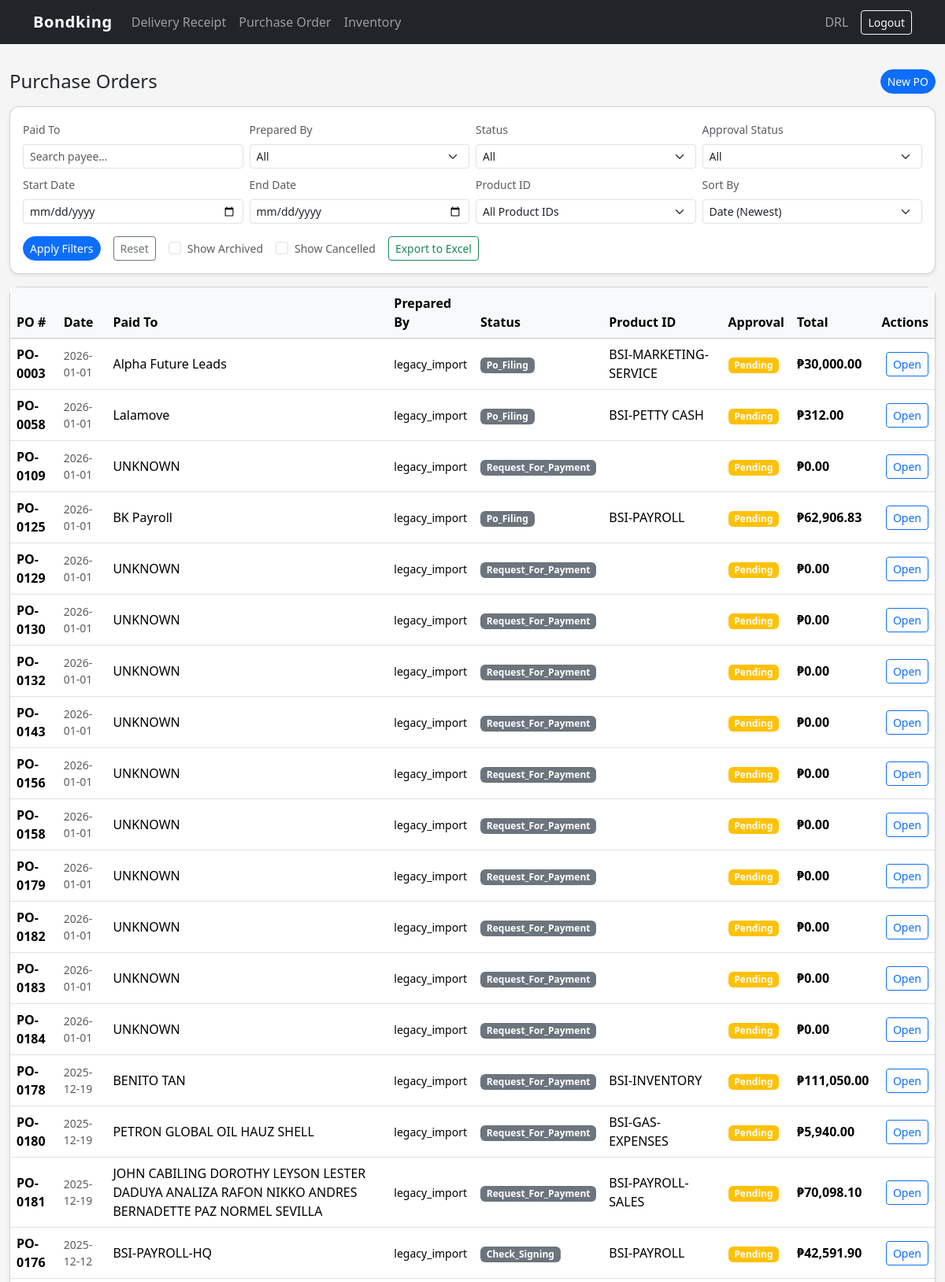
Screenshot of /po/table/ (signed in, upper part) with the database file from the repository.
### bondking_app/models.py (models this page shows, shortened)
class PurchaseOrder(models.Model):
    paid_to = models.CharField(max_length=255, help_text="Supplier name")
    address = models.TextField(help_text="Supplier address")
    date = models.DateField(default=timezone.now)
    status = models.CharField(
        max_length=30,
        choices=POStatus.choices,
        default=POStatus.REQUEST_FOR_PAYMENT,
    )
    approval_status = models.CharField(
        max_length=20,
        choices=POApprovalStatus.choices,
        default=POApprovalStatus.PENDING,
    )
    cheque_number = models.CharField(max_length=50, blank=True)
    is_archived = models.BooleanField(default=False)
    is_cancelled = models.BooleanField(default=False)
    total = models.DecimalField(max_digits=12, decimal_places=2, default=0)
    prepared_by = models.ForeignKey(
        User,
        on_delete=models.PROTECT,
        related_name="prepared_purchase_orders",
    )
    checked_by = models.ForeignKey(
        User,
        on_delete=models.PROTECT,
        related_name="checked_purchase_orders",
        null=True,
        blank=True,
        help_text="Usually Accounting Head",
    )
    approved_by = models.ForeignKey(
        User,
        on_delete=models.PROTECT,
        related_name="approved_purchase_orders",
        null=True,
        blank=True,
        help_text="Usually Top Management",
    )
    created_at = models.DateTimeField(auto_now_add=True)
    updated_at = models.DateTimeField(auto_now=True)
    po_number = models.CharField(
        max_length=20,
        unique=True,
        null=True,
        blank=True,
    )
    rfp_number = models.CharField(
        max_length=20,
        unique=True,
        blank=True,
        null=True,
    )
    product_id_ref = models.ForeignKey(
        ProductID,
        on_delete=models.PROTECT,
        null=True,
        blank=True,
        related_name="purchase_orders",
    )
    class Meta:
        ordering = ["-created_at"]

class ProductID(models.Model):
    code = models.CharField(
        max_length=50,
        unique=True,
        help_text="Product / Project / Cost Code",
    )
    description = models.CharField(
        max_length=255,
        blank=True,
    )
    is_active = models.BooleanField(default=True)
    created_at = models.DateTimeField(auto_now_add=True)

### bondking_app/views.py (the view)
# urls.py: path("po/table/", views.po_table, name="po-table"),
@login_required
def po_table(request):
    qs = (
        PurchaseOrder.objects
        .select_related("prepared_by")
    )
    show_archived = request.GET.get("show_archived") == "1"
    show_cancelled = request.GET.get("show_cancelled") == "1"
    if show_archived and show_cancelled:
        pass
    elif show_cancelled:
        qs = qs.filter(
            Q(is_cancelled=True) |
            Q(is_archived=False)
        )
    elif show_archived:
        qs = qs.filter(
            Q(is_archived=False) |
            Q(is_archived=True, is_cancelled=False)
        )
    else:
        qs = qs.filter(
            is_archived=False,
            is_cancelled=False
        )
    paid_to = request.GET.get("paid_to", "")
    prepared_by = request.GET.get("prepared_by", "")
    status = request.GET.get("status", "")
    approval_status = request.GET.get("approval_status", "")
    product_id = request.GET.get("product_id", "")
    start_date = request.GET.get("start_date", "")
    end_date = request.GET.get("end_date", "")
    sort_by = request.GET.get("sort_by", "date_desc")
    if paid_to:
        qs = qs.filter(paid_to__icontains=paid_to)
    if prepared_by.isdigit():
        qs = qs.filter(prepared_by_id=int(prepared_by))
    if product_id.isdigit():
        qs = qs.filter(product_id_ref_id=int(product_id))
    if status:
        qs = qs.filter(status=status)
    if approval_status:
        qs = qs.filter(approval_status=approval_status)
    if start_date:
        qs = qs.filter(date__gte=start_date)
    if end_date:
        qs = qs.filter(date__lte=end_date)
    SORT_OPTIONS = {
        "date_desc": "-date",
        "date_asc": "date",
        "total_desc": "-total",
        "total_asc": "total",
        "po_desc": "-po_number",
        "po_asc": "po_number",
    }
    qs = qs.order_by(SORT_OPTIONS.get(sort_by, "-date"))
    paginator = Paginator(qs, 100)
    page_obj = paginator.get_page(request.GET.get("page", 1))
    paid_to_values = (
        PurchaseOrder.objects
        .exclude(paid_to__isnull=True)
        .exclude(paid_to__exact="")
        .values_list("paid_to", flat=True)
        .distinct()
        .order_by("paid_to")
    )
    return render(request, "bondking_app/po_table.html", {
        "page_obj": page_obj,
        "users": User.objects.all().order_by("username"),
        "approval_statuses": [
            ("PENDING", "Pending"),
            ("APPROVED", "Approved"),
            ("DECLINED", "Declined"),
        ],
        "show_archived": show_archived,
        "show_cancelled": show_cancelled,
        "sort_by": sort_by,
        "selected": {
            "paid_to": paid_to,
            "prepared_by": prepared_by,
            "status": status,
            "approval_status": approval_status,
            "start_date": start_date,
            "end_date": end_date,
            "product_id": product_id,  # ✅ ADD THIS
        },
        "paid_to_values": paid_to_values,
        "is_top_management": is_top_management(request.user),
        "product_ids": ProductID.objects.filter(is_active=True).order_by("code"),
        "statuses": [s for s, _ in POStatus.choices],
        "product_id": product_id,
    })

### bondking_app/models.py (called while the page is built)
def user_in_group(user, group_name: str) -> bool:
    if not user.is_authenticated:
        return False
    return user.groups.filter(name=group_name).exists()

def is_top_management(user) -> bool:
    return user.is_superuser or user_in_group(user, TOP_MANAGEMENT_GROUP)

### bondking_app/templatetags/user_groups.py (called while the page is built)
@register.filter(name="has_group")
def has_group(user, group_name):
    if not user or not user.is_authenticated:
        return False
    return user.groups.filter(name=group_name).exists()

### bondking_app/templates/bondking_app/po_table.html (shortened to what this page needs)
{% extends "base.html" %}
{% load static %}
{% load user_groups %}
{% load humanize %}
{% block content %}
<div class="container-fluid py-3">
  <div class="d-flex justify-content-between align-items-center mb-3">
    <h4 class="mb-0">Purchase Orders</h4>
    <div class="d-flex gap-2">
      <a href="{% url 'po-create' %}" class="btn btn-primary btn-sm">New PO</a>
    </div>
  </div>
  <div class="card shadow-sm mb-3">
    <div class="card-body">
      <form method="get" class="row g-2 align-items-end">
        <div class="col-md-3">
          <label class="form-label small text-muted">Paid To</label>
          <div class="position-relative">
            <input
                type="text"
                class="form-control form-control-sm"
                id="paid-to-search"
                placeholder="Search payee…"
                autocomplete="off"
                value="{{ selected.paid_to }}"
            >
            </div>
        </div>
        <div class="col-md-3">
          <label class="form-label small text-muted">Prepared By</label>
          <select name="prepared_by" class="form-select form-select-sm">
            <option value="">All</option>
          </select>
        </div>
        <div class="col-md-3">
          <label class="form-label small text-muted">Status</label>
          <select name="status" class="form-select form-select-sm">
            <option value="">All</option>
          </select>
        </div>
        <div class="col-md-3">
          <label class="form-label small text-muted">Approval Status</label>
          <select name="approval_status" class="form-select form-select-sm">
            <option value="">All</option>
          </select>
        </div>
        <div class="col-md-3">
          <label class="form-label small text-muted">Start Date</label>
          <input type="date" name="start_date" class="form-control form-control-sm"
                 value="{{ selected.start_date }}">
        </div>
        <div class="col-md-3">
          <label class="form-label small text-muted">End Date</label>
          <input type="date" name="end_date" class="form-control form-control-sm"
                 value="{{ selected.end_date }}">
        </div>
        <div class="col-md-3">
        <label class="form-label small text-muted">Product ID</label>
          <select name="product_id" class="form-select form-select-sm">
            <option value="">All Product IDs</option>
          </select>
        </div>
        <div class="col-md-3">
          <label class="form-label small text-muted">Sort By</label>
          <select name="sort_by" class="form-select form-select-sm">
            <option value="date_desc" {% if sort_by == "date_desc" %}selected{% endif %}>Date (Newest)</option>
          </select>
        </div>
        <div class="col-12 mt-3 d-flex align-items-center gap-3">
          <button class="btn btn-sm btn-primary">Apply Filters</button>
          <a href="{% url 'po-table' %}" class="btn btn-sm btn-outline-secondary">Reset</a>
          <div class="form-check">
            <input class="form-check-input"
                  type="checkbox"
                  name="show_archived"
                  value="1"
                  {% if show_archived %}checked{% endif %}>
            <label class="form-check-label small text-muted">Show Archived</label>
          </div>
          <div class="form-check">
            <input class="form-check-input"
                  type="checkbox"
                  name="show_cancelled"
                  value="1"
                  {% if show_cancelled %}checked{% endif %}>
            <label class="form-check-label small text-muted">Show Cancelled</label>
          </div>
          <a
            href="{% url 'po-table-export' %}?{{ request.GET.urlencode }}"
            class="btn btn-sm btn-outline-success"
            >
            Export to Excel
           </a>
        </div>
      </form>
    </div>
  </div>
  <div class="card shadow-sm">
    <div class="table-responsive">
      <table class="table table-hover align-middle mb-0">
        <thead class="table-light">
          <tr>
            <th>PO #</th>
            <th>Date</th>
            <th>Paid To</th>
            <th>Prepared By</th>
            <th>Status</th>
            <th>Product ID</th>
            <th>Approval</th>
            <th>Total</th>
            <th class="text-end">Actions</th>
          </tr>
        </thead>
        <tbody>
          {% for po in page_obj %}
            <tr class="
            ">
              <td class="fw-semibold">
                {% if po.po_number %}
                  {{ po.po_number }}
                {% else %}
                  {{ po.rfp_number }}
                {% endif %}
              </td>
              <td class="small text-muted">{{ po.date|date:"Y-m-d" }}</td>
              <td>{{ po.paid_to }}</td>
              <td class="small">{{ po.prepared_by.get_full_name|default:po.prepared_by.username }}</td>
              <td><span class="badge bg-secondary">{{ po.status|title }}</span></td>
              <td>{{ po.product_id_ref.code }}</td>
              <td>
                <span class="badge {% if po.approval_status == 'APPROVED' %}bg-success
                                   {% elif po.approval_status == 'DECLINED' %}bg-danger
                                   {% else %}bg-warning{% endif %}">
                  {{ po.approval_status|title }}
                </span>
              </td>
              <td class="fw-semibold">₱{{ po.total|floatformat:2|intcomma  }}</td>
              <td class="text-end">
                <a href="{% url 'po-edit' po.id %}" class="btn btn-outline-primary btn-sm">Open</a>
              </td>
            </tr>
          {% empty %}
            <tr>
              <td colspan="8" class="text-center text-muted py-4">No purchase orders found.</td>
            </tr>
          {% endfor %}
        </tbody>
      </table>
    </div>
  </div>
</div>
{% endblock %}

### bondking/templates/base.html (shortened to what this page needs)
<!doctype html>
<html lang="en">
  <head>
    <link
      href="https://cdn.jsdelivr.net/npm/bootstrap@5.3.3/dist/css/bootstrap.min.css"
      rel="stylesheet"
    >
  </head>
  <body>
    <nav class="navbar navbar-expand-lg navbar-dark bg-dark mb-3">
      <div class="container">
        <a class="navbar-brand" href="#">
          Bondking
        </a>
        <div class="collapse navbar-collapse" id="navbarMain">
          <ul class="navbar-nav me-auto mb-2 mb-lg-0">
            <li class="nav-item">
              <a class="nav-link" href="{% url 'dr-kanban' %}">Delivery Receipt</a>
            </li>
            <li class="nav-item">
              <a class="nav-link" href="{% url 'po-table' %}">Purchase Order</a>
            </li>
            <li class="nav-item">
              <a class="nav-link" href="{% url 'inventory-table' %}">Inventory</a>
            </li>
          </ul>
          {% if request.user.is_authenticated %}
            <span class="navbar-text me-3">
              {{ request.user.username }}
            </span>
            <a class="btn btn-outline-light btn-sm" href="/admin/logout/">Logout</a>
          {% else %}
            <a class="btn btn-outline-light btn-sm" href="/admin/login/">Login</a>
          {% endif %}
        </div>
      </div>
    </nav>
    {% block content %}{% endblock %}
  </body>
</html>

### bondking/templates/base.html (style rules this page uses)
body { background-color: #f5f5f5; }
.navbar-brand { font-weight: 600; letter-spacing: 0.03em; }
.card { border-radius: 0.75rem; }
.btn-primary { border-radius: 999px; }

### rows the page displays
PurchaseOrder: po_number "PO-0003", date "2026-01-01", paid_to "Alpha Future Leads", prepared_by.get_full_name "legacy_import", status "Po_Filing", product_id_ref.code "BSI-MARKETING-SERVICE", approval_status "Pending", total "30,000.00"
PurchaseOrder: po_number "PO-0058", date "2026-01-01", paid_to "Lalamove", prepared_by.get_full_name "legacy_import", status "Po_Filing", product_id_ref.code "BSI-PETTY CASH", approval_status "Pending", total "312.00"
PurchaseOrder: po_number "PO-0109", date "2026-01-01", paid_to "UNKNOWN", prepared_by.get_full_name "legacy_import", status "Request_For_Payment", approval_status "Pending", total "0.00"
PurchaseOrder: po_number "PO-0125", date "2026-01-01", paid_to "BK Payroll", prepared_by.get_full_name "legacy_import", status "Po_Filing", product_id_ref.code "BSI-PAYROLL", approval_status "Pending", total "62,906.83"
PurchaseOrder: po_number "PO-0129", date "2026-01-01", paid_to "UNKNOWN", prepared_by.get_full_name "legacy_import", status "Request_For_Payment", approval_status "Pending", total "0.00"
PurchaseOrder: po_number "PO-0130", date "2026-01-01", paid_to "UNKNOWN", prepared_by.get_full_name "legacy_import", status "Request_For_Payment", approval_status "Pending", total "0.00"
PurchaseOrder: po_number "PO-0132", date "2026-01-01", paid_to "UNKNOWN", prepared_by.get_full_name "legacy_import", status "Request_For_Payment", approval_status "Pending", total "0.00"
PurchaseOrder: po_number "PO-0143", date "2026-01-01", paid_to "UNKNOWN", prepared_by.get_full_name "legacy_import", status "Request_For_Payment", approval_status "Pending", total "0.00"
PurchaseOrder: po_number "PO-0156", date "2026-01-01", paid_to "UNKNOWN", prepared_by.get_full_name "legacy_import", status "Request_For_Payment", approval_status "Pending", total "0.00"
PurchaseOrder: po_number "PO-0158", date "2026-01-01", paid_to "UNKNOWN", prepared_by.get_full_name "legacy_import", status "Request_For_Payment", approval_status "Pending", total "0.00"
PurchaseOrder: po_number "PO-0179", date "2026-01-01", paid_to "UNKNOWN", prepared_by.get_full_name "legacy_import", status "Request_For_Payment", approval_status "Pending", total "0.00"
PurchaseOrder: po_number "PO-0182", date "2026-01-01", paid_to "UNKNOWN", prepared_by.get_full_name "legacy_import", status "Request_For_Payment", approval_status "Pending", total "0.00"
PurchaseOrder: po_number "PO-0183", date "2026-01-01", paid_to "UNKNOWN", prepared_by.get_full_name "legacy_import", status "Request_For_Payment", approval_status "Pending", total "0.00"
PurchaseOrder: po_number "PO-0184", date "2026-01-01", paid_to "UNKNOWN", prepared_by.get_full_name "legacy_import", status "Request_For_Payment", approval_status "Pending", total "0.00"
PurchaseOrder: po_number "PO-0178", date "2025-12-19", paid_to "BENITO TAN", prepared_by.get_full_name "legacy_import", status "Request_For_Payment", product_id_ref.code "BSI-INVENTORY", approval_status "Pending", total "111,050.00"
PurchaseOrder: po_number "PO-0180", date "2025-12-19", paid_to "PETRON GLOBAL OIL HAUZ SHELL", prepared_by.get_full_name "legacy_import", status "Request_For_Payment", product_id_ref.code "BSI-GAS-EXPENSES", approval_status "Pending", total "5,940.00"
PurchaseOrder: po_number "PO-0181", date "2025-12-19", paid_to "JOHN CABILING DOROTHY LEYSON LESTER DADUYA ANALIZA RAFON NIKKO ANDRES BERNADETTE PAZ NORMEL SEVILLA", prepared_by.get_full_name "legacy_import", status "Request_For_Payment", product_id_ref.code "BSI-PAYROLL-SALES", approval_status "Pending", total "70,098.10"
PurchaseOrder: po_number "PO-0176", date "2025-12-12", paid_to "BSI-PAYROLL-HQ", prepared_by.get_full_name "legacy_import", status "Check_Signing", product_id_ref.code "BSI-PAYROLL", approval_status "Pending", total "42,591.90"

### other values shown
{{ request.user.username }} "DRL"
